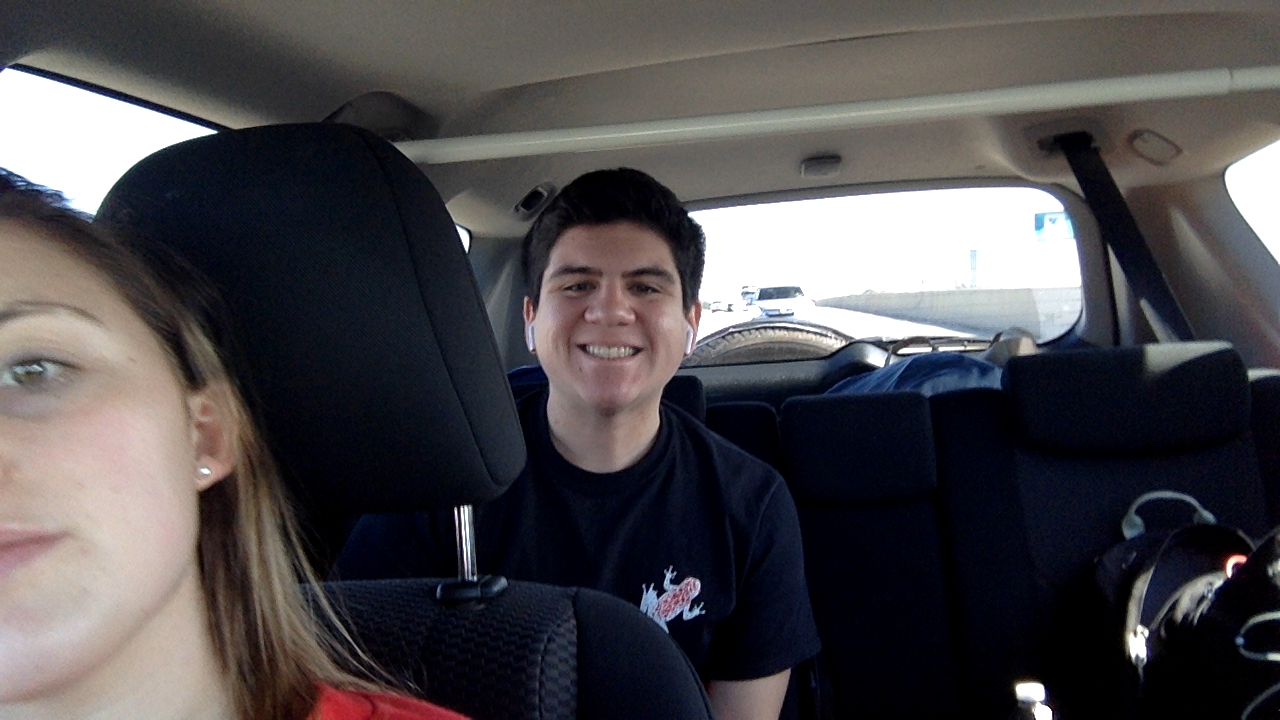
#> input picture G1.png, 1280 x 720 px, given in place of the camera
$ python 'Part 1.py'
#> lines starting #> are read from the running program, lines starting #| are printed output that depends on the picture; after the words box and inside, x2 and y2 are one past the last pixel; in counts of white or black regions, pixels touching at a corner belong together
import cv2
import numpy as np
import matplotlib.pyplot as plt
import matplotlib.patches as patches
from mpl_toolkits.mplot3d import Axes3D
from skimage.feature import peak_local_max

# Capturing video

cam = cv2.VideoCapture(0)

cv2.namedWindow("test")

img_counter = 0

while True:
    ret, frame = cam.read()
#> frame is the input picture: shape (720, 1280, 3); mean B, G, R 76.5, 73.6, 76.3
    cv2.imshow("test", frame)
    if not ret:
        break
    k = cv2.waitKey(1)
#> (key Esc is pressed here)

    #frame = cv2.GaussianBlur(frame, (7, 7), 1.41)
    # frame = cv2.cvtColor(frame, cv2.COLOR_BGR2GRAY)
    img = frame
    gray = cv2.cvtColor(img, cv2.COLOR_BGR2GRAY)
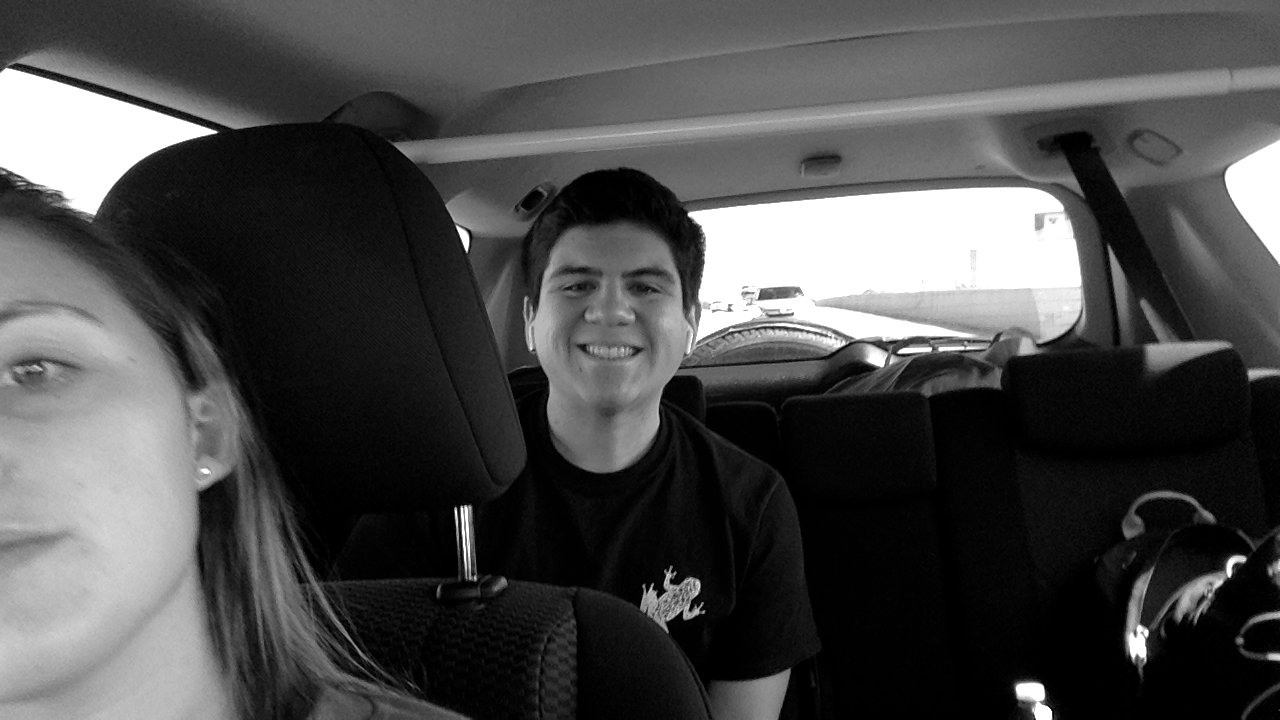
#> gray: shape (720, 1280); min 0, max 255, mean 74.8

    gray = np.float32(gray)

    dst = cv2.cornerHarris(gray, 2, 25, 0.04)
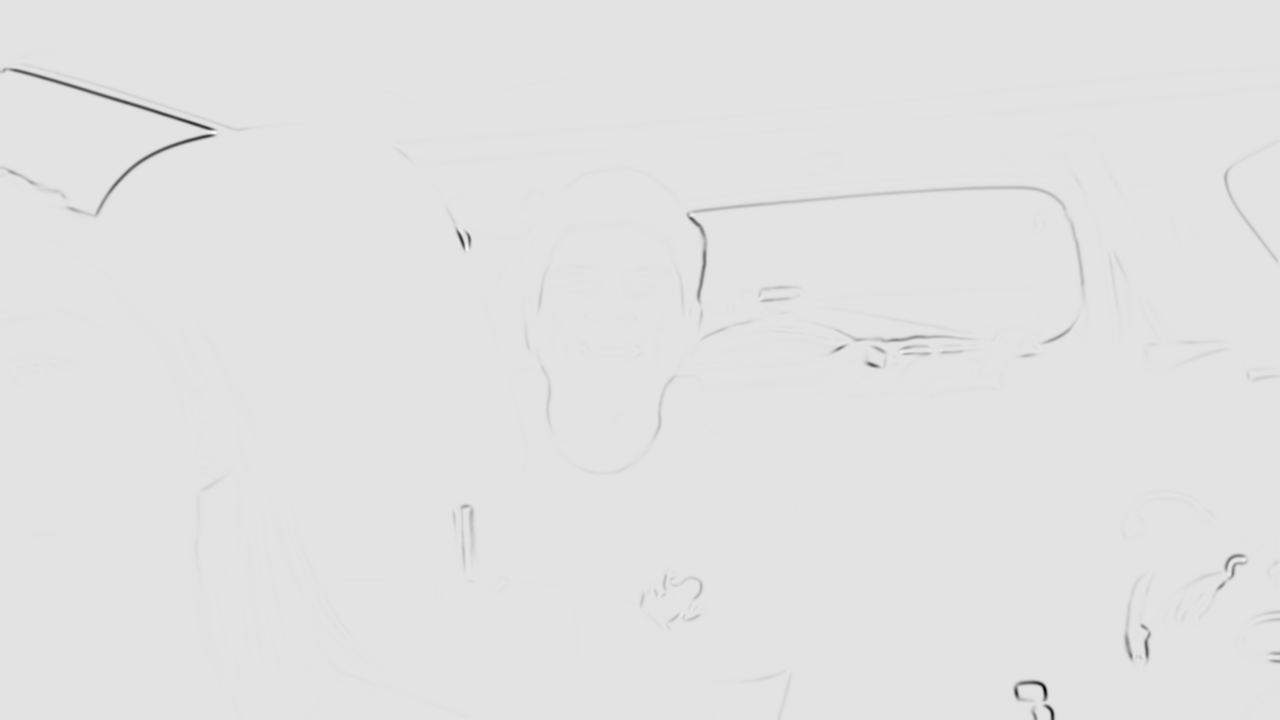
#> dst: shape (720, 1280) float32; min -4.11e+32, max 5.06e+31, mean -1.15e+30; drawn with min black and max white
    dst = cv2.dilate(dst, None)
    # threshold for optimal value
    img[dst > 0.01 * dst.max()] = [0, 0, 255]
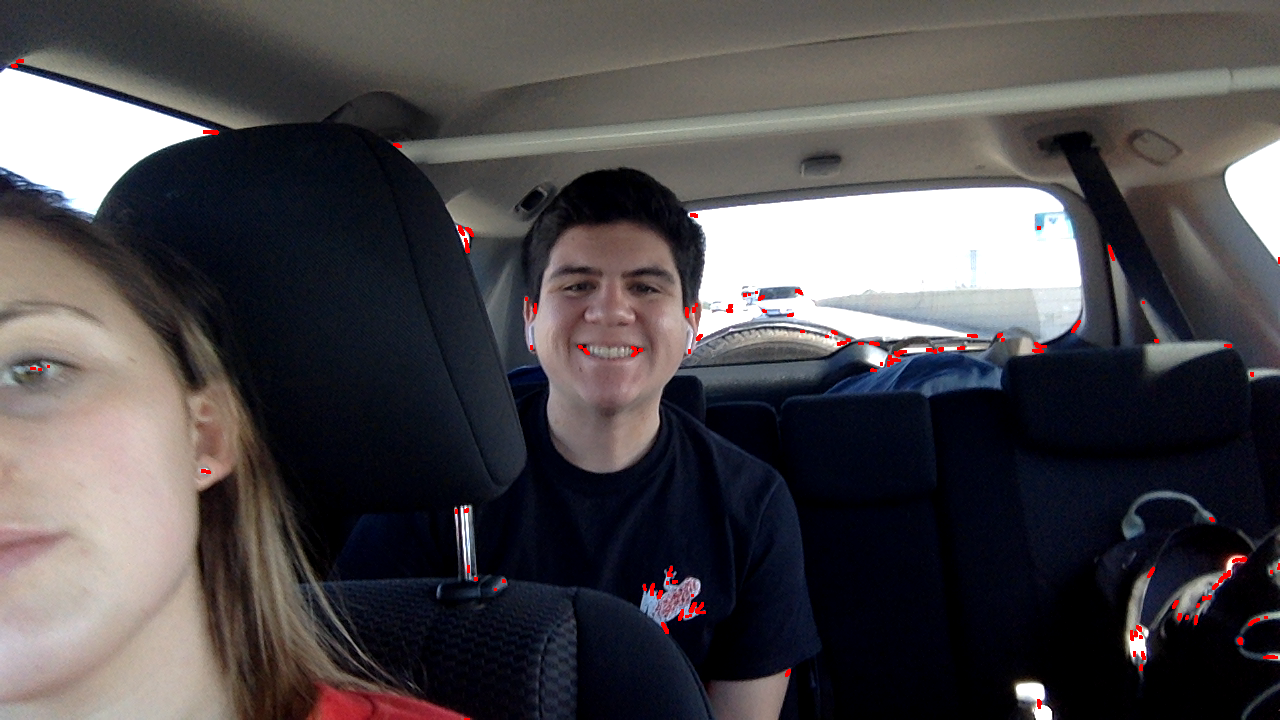
#> img: shape (720, 1280, 3); 0.35% of pixels changed, all inside (x1, y1, x2, y2) = (11, 59, 1280, 720)

    #edge = cv2.Canny(frame, 25, 105)

    # cv2.imshow('Canny Edge', edge)
    cv2.imshow('Harris Corner', img)

    if k%256 == 27:
        # ESC pressed
        print("Escape hit, closing...")
        break
    elif k%256 == 32:
        # SPACE pressed
        img_name = "opencv_frame_{}.png".format(img_counter)
        #cv2.imwrite(img_name, edge)
        cv2.imwrite(img_name, img)
        print("{} written!".format(img_name))
        img_counter += 1

cam.release()

cv2.destroyAllWindows()

$ run again, on G2.png
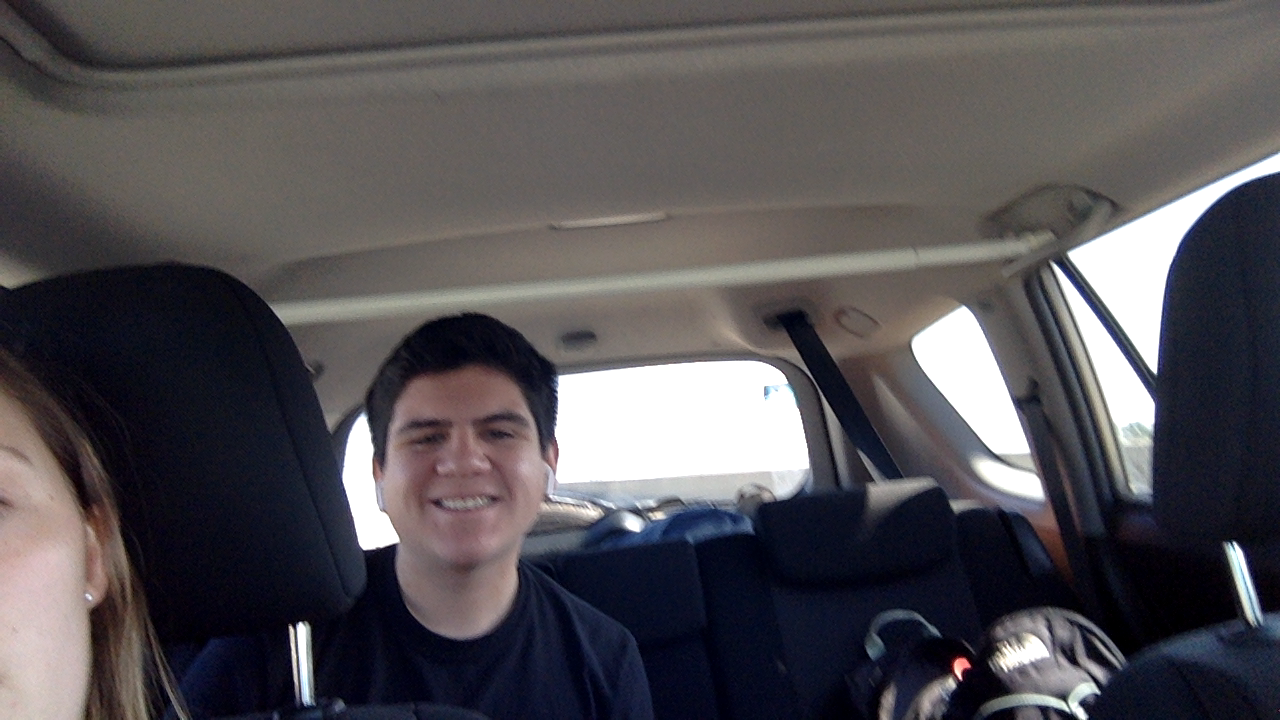
#> input picture G2.png, 1280 x 720 px, given in place of the camera
#> frame is the input picture: shape (720, 1280, 3); mean B, G, R 84.8, 81, 84.1
#> `dst = cv2.cornerHarris(gray, 2, 25, 0.04)`:
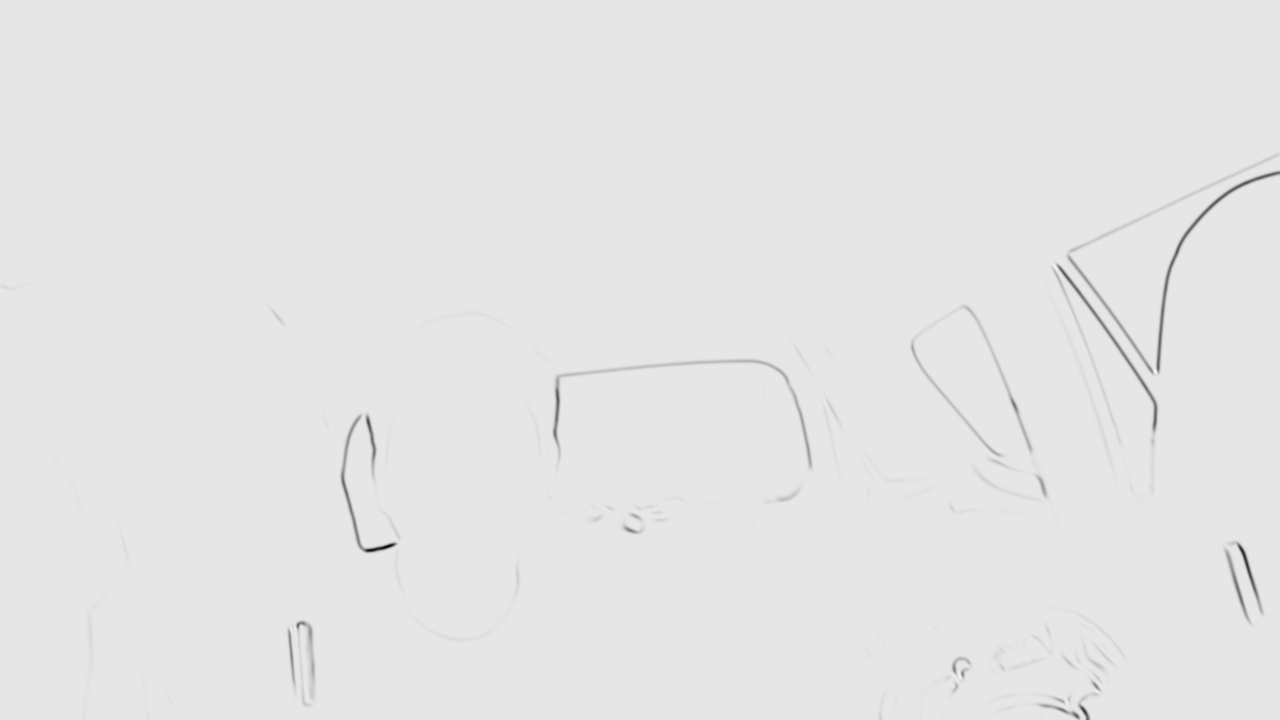
#> dst: shape (720, 1280) float32; min -3.36e+32, max 3.57e+31, mean -1.19e+30; drawn with min black and max white
#> `img[dst > 0.01 * dst.max()] = [0, 0, 255]`:
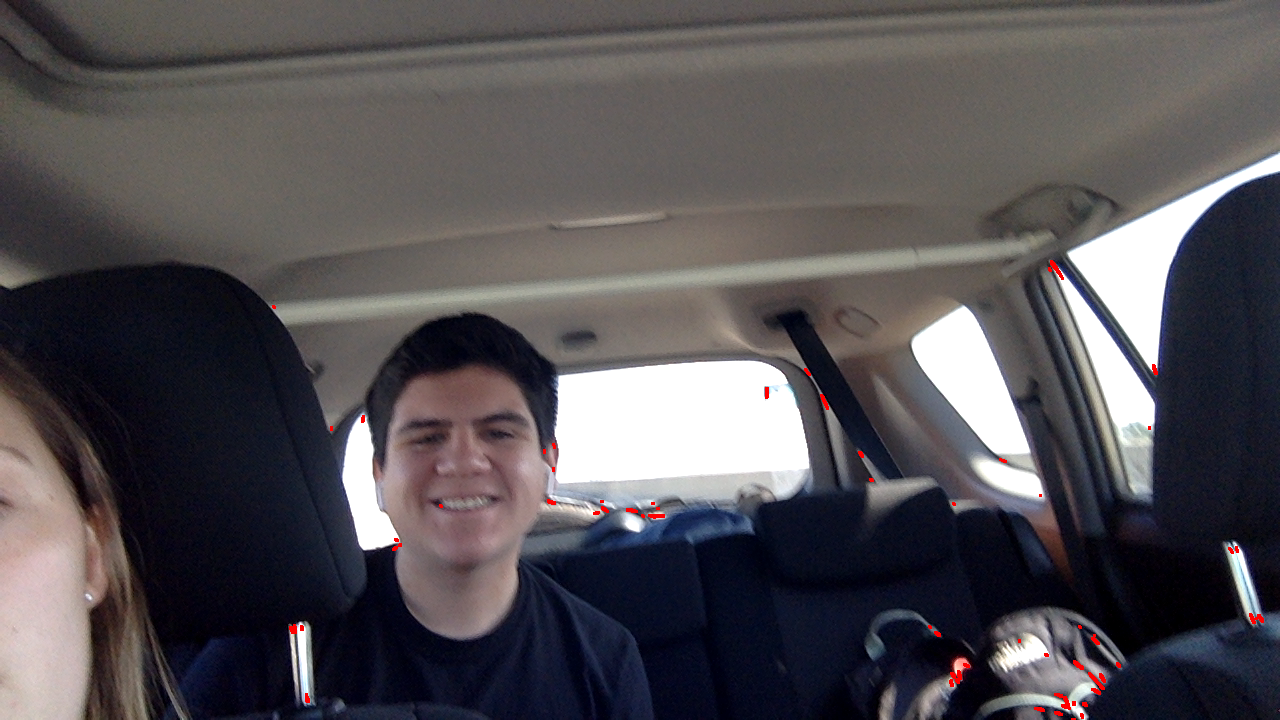
#> img: shape (720, 1280, 3); 0.21% of pixels changed, all inside (x1, y1, x2, y2) = (272, 260, 1264, 720)
